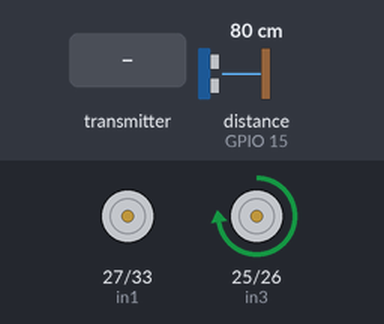
The sketch below on a simulated ESP32. Parts: motor-driver pin pairs drawn as motors (green arrow = first pin HIGH = forward, orange = second pin HIGH = backward, longer = more drive, scaled by the enable pin). Wiring (inferred from the names in the program): ultrasonic range finder: trigger GPIO 17; echo GPIO 15. The inputs (shaded band) are chosen by the test bench; at power-on: distance to the obstacle (sensor on GPIO 15) 80 cm. The echo pulse lasts 58.3 µs per cm; WiFi joins after 1.5 s; servers stay silent unless stated; what the sketch prints to the serial monitor is not drawn.

Above: at 1.2 s.
1.3 s: distance to the obstacle (sensor on GPIO 15) set to 9 cm
At 2.3 s:
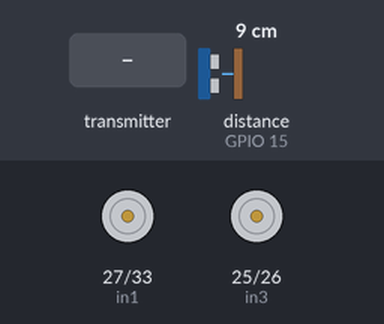
4.3 s: the transmitter starts sending a = 1024
7.3 s: distance to the obstacle (sensor on GPIO 15) set to 6 cm
9.3 s: distance to the obstacle (sensor on GPIO 15) set to 35 cm
At 10.6 s:
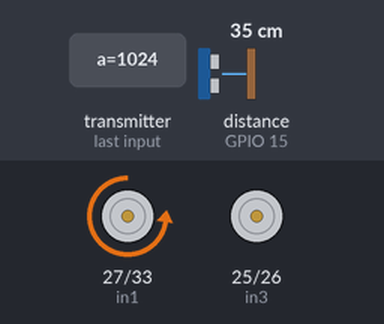
11.8 s: the transmitter starts sending a = 0
At 13.0 s:
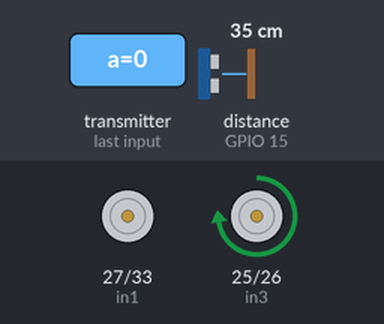
13.3 s: the transmitter starts sending a = 2048
At 14.2 s:
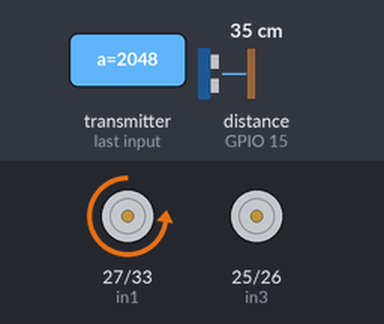
Timing chart, 0 to 17.3 s (numbered marks = the images above; inputs shaded):
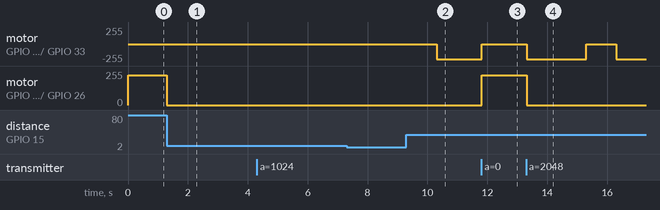

The sketch:

BoatProjectL293D_update_18_oct.ino
```cpp
//#include <analogWrite.h>
#include <Wire.h>

#include <WiFi.h>
#include <HTTPClient.h>
#include <esp_now.h>

//const char* ssid = "Fold";
//const char* password = "vrte5372";
//
//const char* camServer = "http://192.168.4.1/cam";
//
//unsigned long previousMillis = 0;
//const long interval = 200;
//
//String camVal;

typedef struct struct_message {
    int a;
} struct_message;

// Create a struct_message called myData
struct_message myData;

//motor A connections
int enA = 12;
int in1 = 27;
int in2 = 33;
// Motor B connections
int enB = 13;
int in3 = 25;
int in4 = 26;
int cam = 2;
int velocity = 225;
int velocity_off = 0;
const int trigPin = 17;
const int echoPin = 15;
// defines variables
long duration;
int distance;

int x;
int y;


// callback function that will be executed when data is received
void OnDataRecv(const uint8_t * mac, const uint8_t *incomingData, int len) {
  memcpy(&myData, incomingData, sizeof(myData));
  Serial.print("Bytes received: ");
  Serial.println(len);
  Serial.print("Cam Data: ");
  Serial.println(myData.a);
  x = myData.a;
  Serial.print("_____________________________________________________________");
}

void setup() {
  // Set all the motor control pins to outputs
  pinMode(enA, OUTPUT);
  pinMode(enB, OUTPUT);
  pinMode(in1, OUTPUT);
  pinMode(in2, OUTPUT);
  pinMode(in3, OUTPUT);
  pinMode(in4, OUTPUT);
  pinMode(cam, INPUT);

//  WiFi.begin(ssid, password);
//  Serial.print("Connecting");
//  while(WiFi.status() != WL_CONNECTED) {
//    delay(500);
//    Serial.print(".");
//  }
//  Serial.print("");
//  Serial.print("Connected to WiFi network with IP Address: ");
//  Serial.print(WiFi.localIP());
//
  // Turn off motors - Initial state
  Wire.begin();
  Serial.begin(115200);         // set up Serial library at 9600 bps
  Serial.println("Adafruit Motorshield v2 - DC Motor test!");

  //AFMS.begin();  // create with the default frequency 1.6KHz
  //AFMS.begin(1000);  // OR with a different frequency, say 1KHz


  WiFi.mode(WIFI_STA);

  // Init ESP-NOW
  if (esp_now_init() != ESP_OK) {
    Serial.println("Error initializing ESP-NOW");
    return;
  }

  // Once ESPNow is successfully Init, we will register for recv CB to
  // get recv packer info
  esp_now_register_recv_cb(OnDataRecv);

  // Set the speed to start, from 0 (off) to 255 (max speed)
  pinMode(trigPin, OUTPUT); // Sets the trigPin as an Output
  pinMode(echoPin, INPUT); // Sets the echoPin as an Input
  digitalWrite(in1, LOW);
  digitalWrite(in2, LOW);
  digitalWrite(in3, LOW);
  digitalWrite(in4, LOW);
}

//String httpGETRequest(const char* serverName) {
//  WiFiClient client;
//  HTTPClient http;
//
//  http.begin(client, serverName);
//
//  int httpResponseCode = http.GET();
//
//  String payload = "--";
//
//  if (httpResponseCode>0) {
//    Serial.print("HTTP Response code: ");
//    Serial.print(httpResponseCode);
//    payload = http.getString();
//  }
//  else {
//    Serial.print("Error code: ");
//    Serial.print(httpResponseCode);
//  }
//  http.end();
//
//  return payload;
//}

void dist()
{
  digitalWrite(trigPin, LOW);
  delayMicroseconds(2);
  // Sets the trigPin on HIGH state for 10 micro seconds
  digitalWrite(trigPin, HIGH);
  delayMicroseconds(10);
  digitalWrite(trigPin, LOW);
  // Reads the echoPin, returns the sound wave travel time in microseconds
  duration = pulseIn(echoPin, HIGH);
  // Calculating the distance
  distance = duration * 0.034 / 2;
  // Prints the distance on the Serial Monitor

  }
// This function lets you control spinning direction of motors
void motor1forward() {
  // Turn on motor A & B
  digitalWrite(in1, HIGH);
  digitalWrite(in2, LOW);
}

void motor1backward() {
  // Turn on motor A & B
  digitalWrite(in1, LOW);
  digitalWrite(in2, HIGH);
}
void motor2forward() {
  // Turn on motor A & B
  digitalWrite(in3, HIGH);
  digitalWrite(in4, LOW);
}

void motor2backward() {
  // Turn on motor A & B
  digitalWrite(in3, LOW);
  digitalWrite(in4, HIGH);
}

void stop_motor1() {
  // Turn on motor A & B
  digitalWrite(in1, LOW);
  digitalWrite(in2, LOW);

}
void stop_motor2() {
  // Turn on motor A & B
  digitalWrite(in3, LOW);
  digitalWrite(in4, LOW);

}
void loop() {
//  analogWrite(enB, 255);
//  digitalWrite(in3, HIGH);
//  digitalWrite(in4, LOW);
//  analogWrite(enA, 255);
//  digitalWrite(in1, HIGH);
//  digitalWrite(in2, LOW);
  dist();
//  unsigned long currentMillis = millis();
//  if(currentMillis - previousMillis >= interval) {
//  // Check WiFi connection status
//  if(WiFi.status()== WL_CONNECTED ){
//    camVal = httpGETRequest(camServer);
//    x = camVal.toInt();
//    previousMillis = currentMillis;
//  }
//  else {
//    Serial.print("WiFi Disconnected");
//  }

  Serial.print("The X-Value is:    ");
  Serial.println(x);
//  Serial.print("The distance is:    ");
//  Serial.println(distance);
  if(distance < 10 ){

    stop_motor2();
    stop_motor1();
    }
    else{

//      int i = 0;

//      while (i < 256 ){
//        analogWrite(enB, i);   // see what is the lowest value we can set the motor to to keep it turning
//        digitalWrite(in3, HIGH);
//        digitalWrite(in4, LOW);
//        analogWrite(enA, i);
//        digitalWrite(in1, HIGH);
//        digitalWrite(in2, LOW);
//        Serial.print(" speed is: ");
//        Serial.println(i);
//        delay(250);
//        i++;
//        }
      if( x < 90)
        {
//        velocity = ((x - 110)/110)*75 + 180;


        analogWrite(enA,velocity_off);
        analogWrite(enB, velocity);
        Serial.println("----left----");
//        Serial.println(velocity);
        motor2forward();
//        motor1forward();

        }
        else if(x > 155)
        {
//          velocity =  ((x - 145)/110)*75 + 180;

          analogWrite(enA, velocity);
          analogWrite(enB, velocity_off);
          motor1backward();
          Serial.println("right----");
          Serial.println(velocity);
//          motor2backward();
          }
          else
          {
          velocity = 225;
          analogWrite(enA, velocity);
          analogWrite(enB, velocity);
          motor1backward();
          motor2forward();
          Serial.println("straight----");
          Serial.println(velocity);

            }
    }
}


// This function lets you control speed of the motors
```

Measured:
- after the input at 1.3 s, motor on GPIO 25 (in3) / GPIO 26 (in4): forward 225/255 → stopped at once
- after the input at 9.3 s, motor on GPIO 27 (in1) / GPIO 33 (in2): stopped → backward 225/255 after 1.0 s
- after the input at 11.8 s, motor on GPIO 27 (in1) / GPIO 33 (in2): backward 225/255 → stopped at once; motor on GPIO 25 (in3) / GPIO 26 (in4): stopped → forward 225/255 at once
- after the input at 13.3 s, motor on GPIO 27 (in1) / GPIO 33 (in2): stopped → backward 225/255 at once, → stopped 2.0 s later, → backward 225/255 1.0 s later
